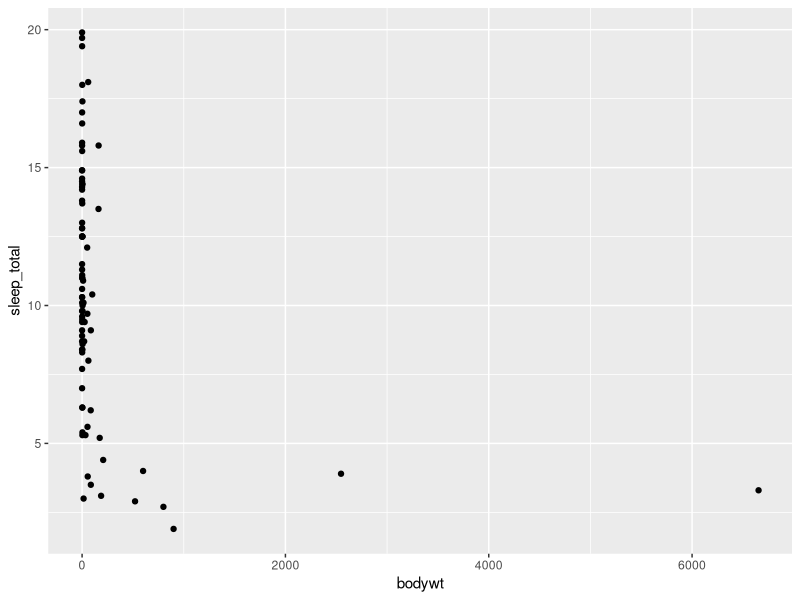
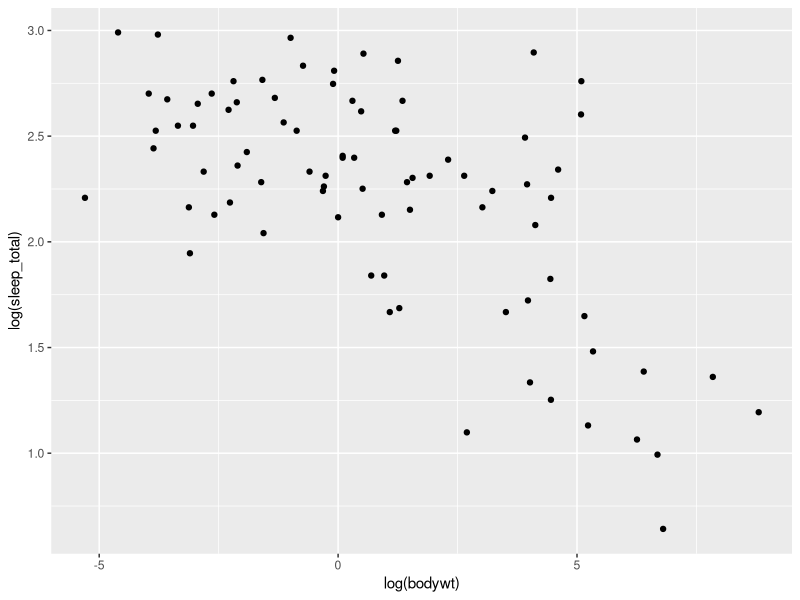
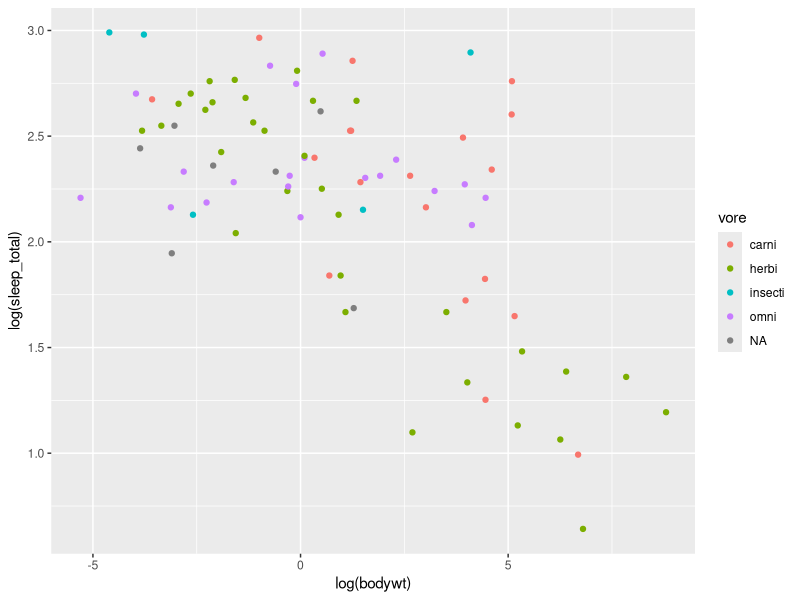
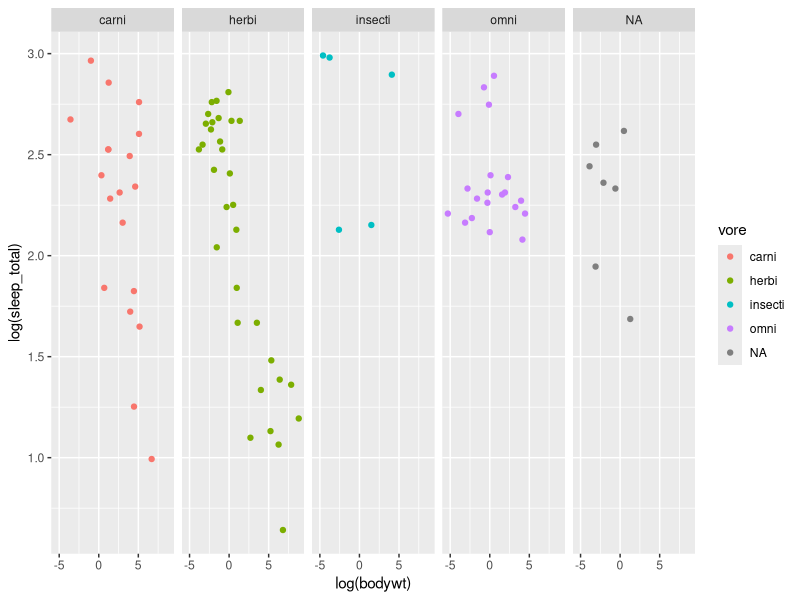
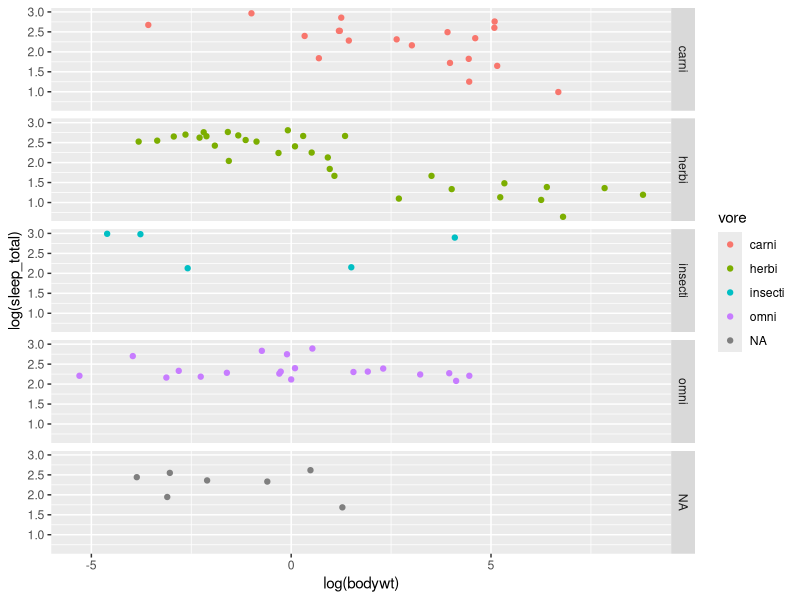
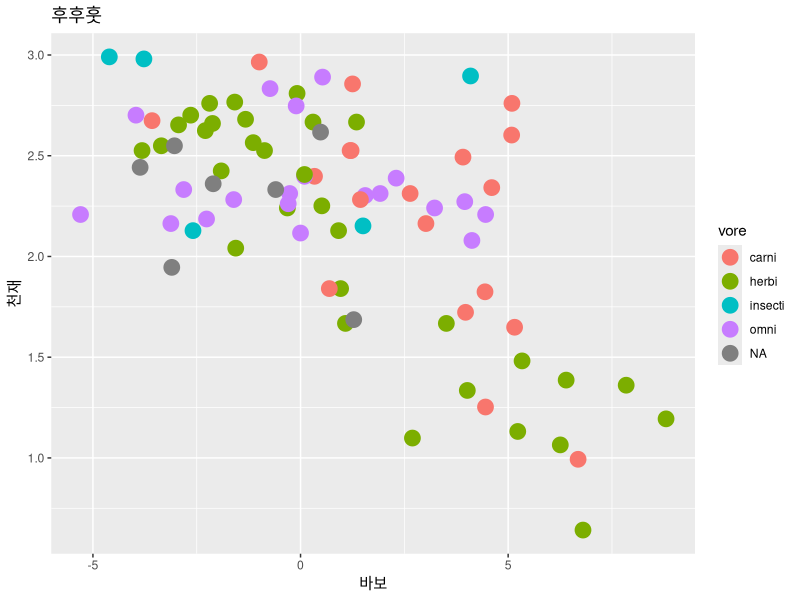
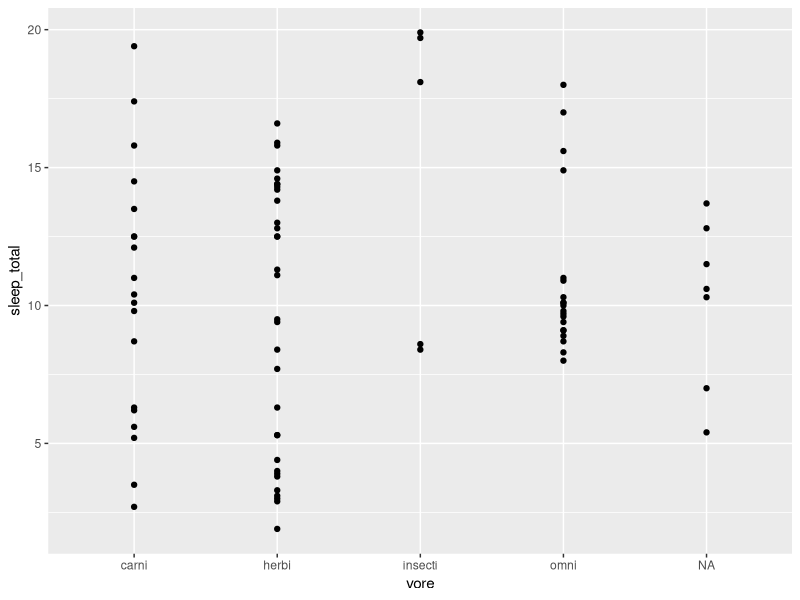
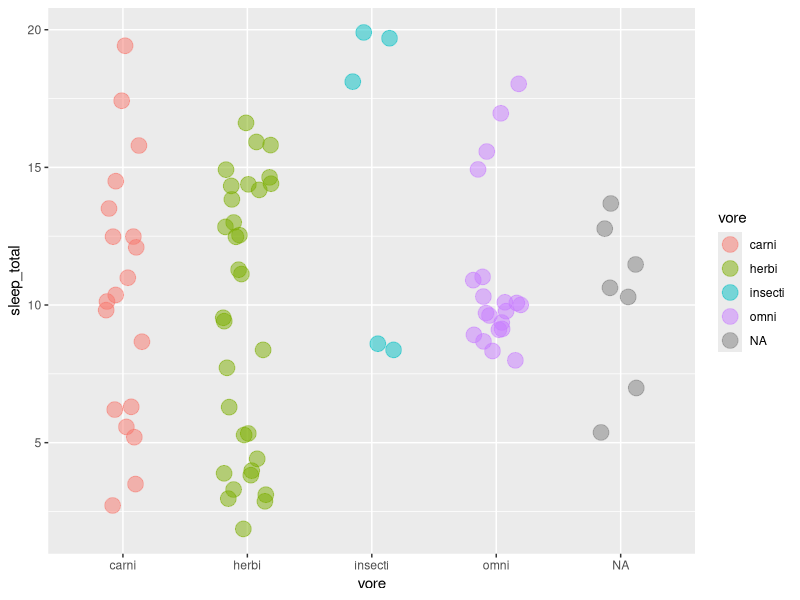

Source code (R) for these figures, in order:
rm(list = ls()); gc(reset = T)
library(ggplot2)
library(dplyr)
data("msleep")

dat <- msleep %>% select(vore, sleep_total, bodywt) #vore 은 채식 육식잡식중 뭔지..
dat %>% head

plot1 <- ggplot(data = dat, aes(x = bodywt, y = sleep_total)) 
# 캔버스만 만든거임 아무것도 찍히진 않음 이제 이 위에 무슨그림을 그릴지 설정을 해야함.

# scatter plot
plot1 + geom_point()

# 변수변환(로그변환)
plot1 <- ggplot(data = dat, aes(x = log(bodywt), y = log(sleep_total)))
plot1+geom_point()

#### 식성에 따라 어떻게 될까?? 
plot_col <- ggplot(data = dat, aes(x = log(bodywt), y = log(sleep_total), col = vore))
plot_col + geom_point()

plot_col + geom_point() + facet_grid(.~vore) # 가로로 쪼개라
plot_col + geom_point() + facet_grid(vore~.) # 세로로 쪼개라


# layout 바꾸기
plot_col + geom_point(size = 5) + xlab("바보") + ylab('천재') + ggtitle('후후훗')


#식성과 자는 시간과의 관계
ggplot(data = dat , aes(x = vore, y = sleep_total)) + geom_point() #너무허접함....아래처럼하자

ggplot(data = dat , aes(x = vore, y = sleep_total, col = vore)) + 
  geom_jitter(position = position_jitter(width = 0.2), size = 5, alpha = 0.5) 
# jitter는 흔드는거~ alpha 는 투명도 작을수록투명, position(width) 는 퍼지는 정도, size 는 점 크기


#######
dane <- data.frame(mylevels = c(1,2,5,9),
                   myvalues = c(2,5,3,4),
                   mygroups = c('a','a','b','b'))
head(dane)
plot2 <- ggplot(data = dane, aes(x = mylevels, y = myvalues))
plot2 + geom_line() # 선그리기.
plot2 + geom_line() + geom_point() # 이러면 둘다 할수  있음
plot2 + geom_line(aes(group = 1)) + geom_point()

ggplot(data = dane, aes(x = mylevels, y = myvalues, group = mygroups)) +
  geom_line() # a는 a끼리만 잇고, b는 b끼리만 잇자.


#####
data("economics")
data("presidential")
str(economics)
str(presidential)
(eco_line <- ggplot(data = economics, aes(x = date, y = unemploy)) + geom_line())
# 당에 따라 실업률이 올라가나 내려가나 확인해보자.

head(economics)
head(presidential)
pres_dat <- presidential %>% filter(start>= economics$date[1])

ggplot(data = economics) + geom_rect(data = pres_dat, aes(xmin = start, xmax = end,
                                                          ymin = -Inf, ymax = Inf,
                                                          fill = party)) +
  geom_line(aes(x = date, y = unemploy))

########
require(datasets)
data("airquality")
head(airquality)
# 7월부터 9월까지 day 에 따른 Ozone 의 변화량 scatter plot
# 점의 크기는 wind, 점의 색상은 temp로...

air_dat <- airquality %>% filter(Month >= 7, Month <= 9)
air_dat$Month <- factor(air_dat$Month, labels = c('Jul','Aug','Sep'))
ggplot(air_dat, aes(x = Day, y = Ozone, size = Wind, fill = Temp)) +geom_point(shape = 21) +
  ggtitle('공기') + labs(x = 'Day',y = 'Ozone')

####
# histgram
data(iris)
ggplot(data = iris, aes(x = Sepal.Length)) + 
  geom_histogram(color = 'royalblue1',
                 fill = 'royalblue2')
ggplot(data = iris, aes(x = Sepal.Length)) + 
  geom_histogram(binwidth = 0.2, color = 'grey10')

ggplot(data = iris, aes(x = Sepal.Length,
                        y = ..density..)) + 
  geom_histogram(binwidth = 0.2, color = 'grey10') +
  geom_density(fill = '#FF6666', alpha = 0.5)# y 축을 확률값으로 

####
require(reshape2)
iris_melted <- melt(iris, id = 'Species')
iris_melted %>% head
ggplot(data = iris_melted, aes(x = value)) + geom_histogram() + 
  facet_grid(variable~Species)


##############
## box plot ##
##############

ggplot(data = iris, aes(x = Species,
                        y = Sepal.Length)) + 
  geom_boxplot()
